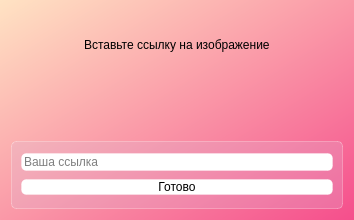
<?xml version="1.0" encoding="UTF-8"?>
<ui version="4.0">
 <class>AddUrl</class>
 <widget class="QDialog" name="AddUrl">
  <property name="geometry">
   <rect>
    <x>0</x>
    <y>0</y>
    <width>354</width>
    <height>220</height>
   </rect>
  </property>
  <property name="minimumSize">
   <size>
    <width>354</width>
    <height>220</height>
   </size>
  </property>
  <property name="maximumSize">
   <size>
    <width>354</width>
    <height>220</height>
   </size>
  </property>
  <property name="windowTitle">
   <string>Вставка изображения</string>
  </property>
  <property name="styleSheet">
   <string notr="true">background:  qlineargradient(spread:repeat, x1:0, y1:0, x2:1, y2:1, stop:0 rgba(255, 227, 195, 255), stop:1 rgba(245, 78, 140, 255))</string>
  </property>
  <layout class="QVBoxLayout" name="verticalLayout_2">
   <item alignment="Qt::AlignmentFlag::AlignHCenter">
    <widget class="QLabel" name="label">
     <property name="maximumSize">
      <size>
       <width>16777215</width>
       <height>16777215</height>
      </size>
     </property>
     <property name="styleSheet">
      <string notr="true">font: 15pt &quot;Sitka&quot;;
background-color: none;
color: black;
border-radius: 7px;</string>
     </property>
     <property name="text">
      <string>Вставьте ссылку на изображение</string>
     </property>
    </widget>
   </item>
   <item>
    <widget class="QLabel" name="label_2">
     <property name="minimumSize">
      <size>
       <width>0</width>
       <height>50</height>
      </size>
     </property>
     <property name="maximumSize">
      <size>
       <width>16777215</width>
       <height>50</height>
      </size>
     </property>
     <property name="styleSheet">
      <string notr="true">background-color: none;</string>
     </property>
     <property name="text">
      <string/>
     </property>
    </widget>
   </item>
   <item>
    <widget class="QFrame" name="frame">
     <property name="minimumSize">
      <size>
       <width>0</width>
       <height>50</height>
      </size>
     </property>
     <property name="maximumSize">
      <size>
       <width>16777215</width>
       <height>100</height>
      </size>
     </property>
     <property name="styleSheet">
      <string notr="true">background-color: rgba(216, 193, 219, 60);
border: 1px solid rgba(255, 255, 255, 70);
border-radius: 5px;
font: 900 11pt &quot;Segoe UI Black&quot;;
color: rgb(91, 61, 107)
</string>
     </property>
     <property name="frameShape">
      <enum>QFrame::Shape::StyledPanel</enum>
     </property>
     <property name="frameShadow">
      <enum>QFrame::Shadow::Raised</enum>
     </property>
     <layout class="QVBoxLayout" name="verticalLayout">
      <item>
       <widget class="QLineEdit" name="lineEdit">
        <property name="styleSheet">
         <string notr="true">QLineEdit {
background-color: white;
font: 11pt &quot;Sitka&quot;;
color: black;
}
QLineEdit:hover {
background-color: rgb(225, 225, 225);
}

QLineEdit:pressed {
background-color: white;
}
</string>
        </property>
        <property name="text">
         <string/>
        </property>
        <property name="placeholderText">
         <string>Ваша ссылка</string>
        </property>
       </widget>
      </item>
      <item>
       <widget class="QPushButton" name="btn_add_url">
        <property name="styleSheet">
         <string notr="true">QPushButton {
background-color: white;
font: 600 11pt &quot;Sitka&quot;;
color: black;
}
QPushButton:hover {
background-color: rgb(225, 225, 225);
}

QPushButton:pressed {
background-color: rgb(225, 225, 225);
}
</string>
        </property>
        <property name="text">
         <string>Готово</string>
        </property>
       </widget>
      </item>
     </layout>
    </widget>
   </item>
  </layout>
 </widget>
 <resources/>
 <connections/>
</ui>
